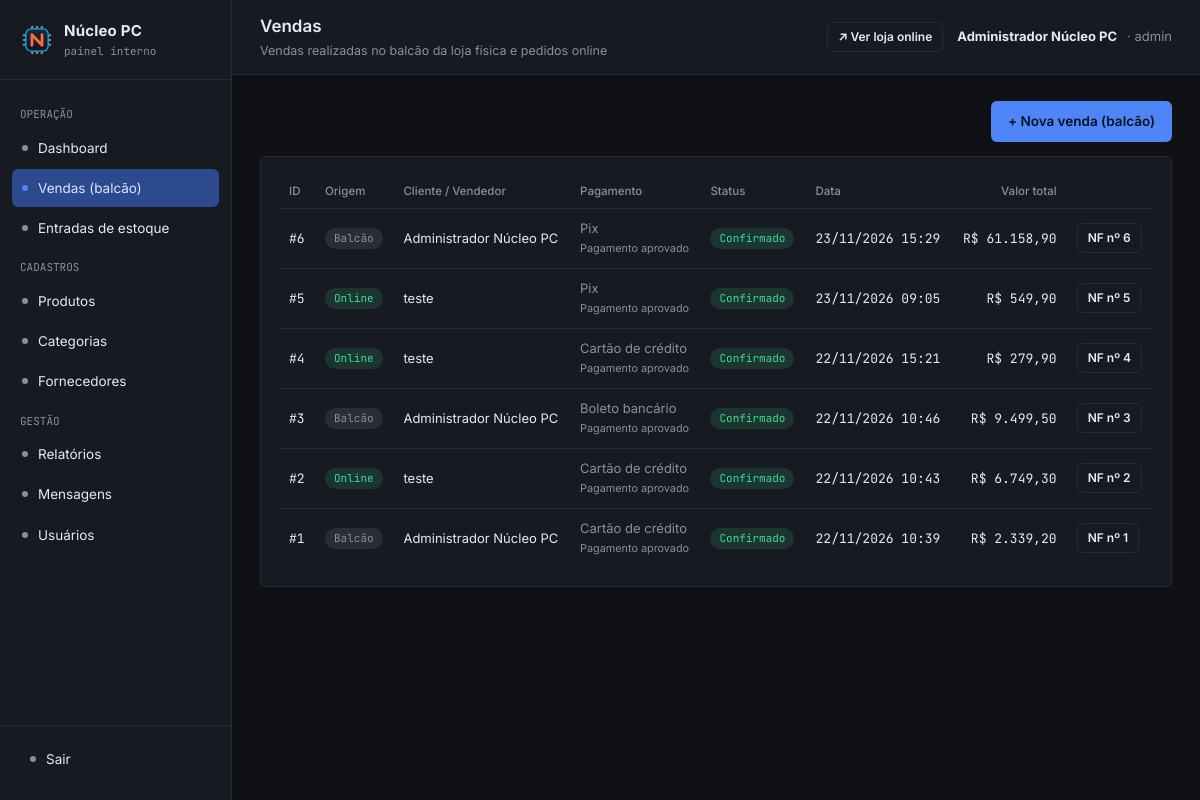
Screenshot of /admin/index.php?url=venda/index (signed in) with the database file from the repository.
### tables this page shows
CREATE TABLE `pedidos` (
  `id` int(11) NOT NULL,
  `cliente_id` int(11) DEFAULT NULL,
  `usuario_id` int(11) DEFAULT NULL,
  `origem` enum('loja_fisica','online') NOT NULL COMMENT 'RN04',
  `status` enum('aguardando_pagamento','confirmado','enviado','entregue','cancelado') NOT NULL DEFAULT 'confirmado',
  `valor_total` decimal(10,2) NOT NULL DEFAULT 0.00,
  `endereco_entrega` varchar(255) DEFAULT NULL,
  `forma_pagamento` enum('pix','cartao_credito','cartao_debito','boleto') NOT NULL COMMENT 'RF17 - forma escolhida no checkout',
  `preferencia_id` varchar(60) DEFAULT NULL,
  `pagamento_id` varchar(60) DEFAULT NULL COMMENT 'ID representativo: codigo Pix copia e cola / linha digitavel boleto / id transacao cartao',
  `pagamento_status` varchar(30) DEFAULT 'aguardando_pagamento' COMMENT 'RN09: aguardando_pagamento, aprovado, recusado, confirmado_manual_admin, cancelado_expirado',
  `data_pedido` datetime DEFAULT current_timestamp(),
  `pagamento_expira_em` datetime DEFAULT NULL COMMENT 'RN10 - prazo de validade da forma de pagamento',
  `pagamento_codigo_pix` text DEFAULT NULL COMMENT 'Pix copia e cola BR Code - RF18',
  `pagamento_qr_code` text DEFAULT NULL COMMENT 'Payload Pix para gerar QR Code',
  `pagamento_boleto_linha` varchar(100) DEFAULT NULL COMMENT 'Linha digitável do boleto - RF18',
  `pagamento_boleto_barra` varchar(100) DEFAULT NULL COMMENT 'Codigo de barras do boleto'
);

CREATE TABLE `usuarios` (
  `id` int(11) NOT NULL,
  `nome` varchar(100) NOT NULL,
  `email` varchar(150) NOT NULL,
  `senha` varchar(255) NOT NULL,
  `tipo` enum('admin','vendedor') NOT NULL DEFAULT 'vendedor',
  `ativo` tinyint(1) NOT NULL DEFAULT 1,
  `reset_token` varchar(64) DEFAULT NULL,
  `reset_token_expira` datetime DEFAULT NULL,
  `criado_em` datetime DEFAULT current_timestamp()
);

CREATE TABLE `notas_fiscais` (
  `id` int(11) NOT NULL,
  `pedido_id` int(11) NOT NULL,
  `numero` int(11) NOT NULL,
  `serie` int(11) NOT NULL DEFAULT 1,
  `data_emissao` datetime DEFAULT current_timestamp(),
  `valor_total` decimal(10,2) NOT NULL
);

CREATE TABLE `clientes` (
  `id` int(11) NOT NULL,
  `nome` varchar(100) NOT NULL,
  `email` varchar(150) NOT NULL,
  `senha` varchar(255) NOT NULL,
  `cpf` varchar(14) DEFAULT NULL,
  `telefone` varchar(20) DEFAULT NULL,
  `cep` varchar(9) DEFAULT NULL,
  `endereco` varchar(200) DEFAULT NULL,
  `numero` varchar(10) DEFAULT NULL,
  `complemento` varchar(100) DEFAULT NULL,
  `bairro` varchar(100) DEFAULT NULL,
  `cidade` varchar(100) DEFAULT NULL,
  `uf` char(2) DEFAULT NULL,
  `reset_token` varchar(64) DEFAULT NULL,
  `reset_token_expira` datetime DEFAULT NULL,
  `criado_em` datetime DEFAULT current_timestamp()
);

### admin/controllers/VendaController.php (called while the page is built, shortened)
<?php
class VendaController extends Controller
{
    public function index(): void
    {
        $pedidoModel = $this->model('Pedido');
        $pedidoModel->expirarPendentes();
        $this->view('vendas/index', [
            'vendas' => $pedidoModel->listarRecentes(20),
        ]);
    }
}

### admin/core/App.php (called while the page is built, shortened)
<?php
class App
{
    protected string $method = 'index';
    public function __construct()
    {
        $url = $this->parseUrl();
        if (!empty($url[0])) {
            $controllerName = ucfirst(strtolower($url[0])) . 'Controller';
            if (file_exists(__DIR__ . '/../controllers/' . $controllerName . '.php')) {
                unset($url[0]);
            }
        }
        $controllerObj = new $this->controller();
        if (!empty($url[1])) {
            if (is_callable([$controllerObj, $url[1]])) {
                $this->method = $url[1];
                unset($url[1]);
            }
        }
        $this->params = $url ? array_values($url) : [];
        call_user_func_array([$controllerObj, $this->method], $this->params);
    }
    private function parseUrl(): array
    {
        if (isset($_GET['url'])) {
            $url = rtrim($_GET['url'], '/');
            $url = filter_var($url, FILTER_SANITIZE_URL);
            return explode('/', $url);
        }
        return [];
    }
}

### admin/index.php (called while the page is built, shortened)
<?php
require_once __DIR__ . '/core/App.php';
new App();

### admin/models/Pedido.php (called while the page is built, shortened)
<?php
require_once __DIR__ . '/../config/Database.php';
class Pedido
{
    private PDO $db;
    public function __construct()
    {
        $this->db = Database::getConnection();
    }
    public function listarRecentes(int $limite = 20): array
    {
        $sql = <<<'SQL'
            SELECT
                p.*,
                c.nome AS cliente_nome,
                u.nome AS vendedor_nome,
                v.forma_nome,
                v.status_real,
                v.minutos_restantes,
                nf.numero AS nf_numero
            FROM pedidos p
            LEFT JOIN clientes c ON c.id = p.cliente_id
            LEFT JOIN usuarios u ON u.id = p.usuario_id
            LEFT JOIN (
                SELECT
                    p2.id,
                    f.nome AS forma_nome,
                    CASE
                        WHEN p2.status = 'aguardando_pagamento'
                            AND p2.pagamento_expira_em IS NOT NULL
                            AND p2.pagamento_expira_em < CURRENT_TIMESTAMP()
                        THEN 'cancelado'
                        ELSE p2.status
                    END AS status_real,
                    CASE
                        WHEN p2.status = 'aguardando_pagamento'
                            AND p2.pagamento_expira_em IS NOT NULL
                        THEN GREATEST(
                            0,
                            TIMESTAMPDIFF(
                                MINUTE,
                                CURRENT_TIMESTAMP(),
                                p2.pagamento_expira_em
                            )
                        )
                        ELSE NULL
                    END AS minutos_restantes
                FROM pedidos p2
                LEFT JOIN formas_pagamento_config f
                    ON f.codigo = p2.forma_pagamento
            ) v ON v.id = p.id
            LEFT JOIN notas_fiscais nf ON nf.pedido_id = p.id
            ORDER BY p.id DESC
            LIMIT :limite
        SQL;
        $stmt = $this->db->prepare($sql);
        $stmt->bindValue('limite', $limite, PDO::PARAM_INT);
        $stmt->execute();
        return $stmt->fetchAll();
    }
}

### admin/config/Database.php (called while the page is built, shortened)
<?php
class Database
{
    private static ?PDO $instance = null;
    public static function getConnection(): PDO
    {
        if (self::$instance === null) {
            $dsn = 'mysql:host=' . self::HOST . ';dbname=' . self::DBNAME . ';charset=' . self::CHARSET;
            try {
                self::$instance = new PDO($dsn, self::USER, self::PASS, [
                    PDO::ATTR_ERRMODE            => PDO::ERRMODE_EXCEPTION,
                    PDO::ATTR_DEFAULT_FETCH_MODE => PDO::FETCH_ASSOC,
                    PDO::ATTR_EMULATE_PREPARES   => false,
                ]);
            } catch (PDOException $e) {
                die('Erro de conexão com o banco de dados: ' . $e->getMessage());
            }
        }
        return self::$instance;
    }
}

### admin/views/vendas/index.php (the view, shortened to what this page needs)
<?php
require_once __DIR__ . '/../../models/Pedido.php';
require __DIR__ . '/../layout/header.php';
$rotuloPagamento = fn (?string $f) => Pedido::FORMAS_PAGAMENTO[$f ?? ''] ?? ($f ?: '—');
$rotuloPagStatus = fn (?string $s) => Pedido::ROTULO_PAGAMENTO_STATUS[$s ?? ''] ?? ($s ?: '—');
$statusInfo = [
  'confirmado'           => ['badge-ok', 'Confirmado'],
  'aguardando_pagamento' => ['badge-warn', 'Aguardando pagamento'],
  'cancelado'            => ['badge-off', 'Cancelado'],
  'enviado'              => ['badge-ok', 'Enviado'],
  'entregue'             => ['badge-ok', 'Entregue'],
];
?>
<div style="display:flex; justify-content:flex-end; margin-bottom:14px;">
  <a href="index.php?url=venda/nova" class="btn btn-primary">+ Nova venda (balcão)</a>
</div>
<div class="card">
  <table>
    <thead>
      <tr><th>ID</th><th>Origem</th><th>Cliente / Vendedor</th><th>Pagamento</th><th>Status</th><th>Data</th><th class="text-right">Valor total</th><th></th></tr>
    </thead>
    <tbody>
      <?php if (empty($vendas)): ?>
        <tr><td colspan="8" class="text-muted">Nenhuma venda registrada.</td></tr>
      <?php else: foreach ($vendas as $v): ?>
        <?php [$badge, $label] = $statusInfo[$v['status']] ?? ['badge-off', $v['status']]; ?>
        <tr>
          <td class="mono">#<?= $v['id'] ?></td>
          <td><span class="badge <?= $v['origem'] === 'online' ? 'badge-ok' : 'badge-off' ?>"><?= $v['origem'] === 'online' ? 'Online' : 'Balcão' ?></span></td>
          <td><?= htmlspecialchars($v['cliente_nome'] ?? $v['vendedor_nome'] ?? 'Cliente Balcão') ?></td>
          <td class="text-muted">
            <?= htmlspecialchars($rotuloPagamento($v['forma_pagamento'])) ?><br>
            <small><?= htmlspecialchars($rotuloPagStatus($v['pagamento_status'])) ?></small>
          </td>
          <td><span class="badge <?= $badge ?>"><?= $label ?></span></td>
          <td class="mono"><?= date('d/m/Y H:i', strtotime($v['data_pedido'])) ?></td>
          <td class="text-right mono">R$ <?= number_format($v['valor_total'], 2, ',', '.') ?></td>
          <td>
            <div class="row-actions">
              <?php if ($v['status'] === 'confirmado'): ?>
                <a class="btn btn-ghost btn-sm" href="index.php?url=venda/notaFiscal/<?= $v['id'] ?>"><?= $v['nf_numero'] ? 'NF nº ' . (int) $v['nf_numero'] : 'Emitir NF' ?></a>
              <?php else: ?>
                <span class="text-muted" style="font-size:12px;">—</span>
              <?php endif; ?>
            </div>
          </td>
        </tr>
      <?php endforeach; endif; ?>
    </tbody>
  </table>
</div>
<?php require __DIR__ . '/../layout/footer.php'; ?>

### admin/assets/css/admin.css (style rules this page uses)
:root { --bg: #0F1115; --panel: #171A21; --panel-2: #1D212B; --border: #262B35; --text: #E7EAF0; --muted: #8890A0; --accent: #4F86F7; --accent-dim: #2E4A8F; --warn: #F2A93B; --danger: #F1495B; --success: #3DDC97; --radius: 6px; --mono: 'JetBrains Mono', 'Consolas', monospace; --sans: 'Inter', 'Segoe UI', sans-serif; }
* { box-sizing: border-box; }
body { margin: 0; background: var(--bg); color: var(--text); font-family: var(--sans); font-size: 14px; line-height: 1.5; }
a { color: var(--accent); text-decoration: none; }
.card { background: var(--panel); border: 1px solid var(--border); border-radius: var(--radius); padding: 18px; }
table { width: 100%; border-collapse: collapse; font-size: 13px; }
thead th { text-align: left; color: var(--muted); font-weight: 500; font-size: 11.5px; padding: 8px 10px; border-bottom: 1px solid var(--border); }
tbody td { padding: 10px; border-bottom: 1px solid var(--border); }
tbody tr:last-child td { border-bottom: none; }
.mono { font-family: var(--mono); }
.text-muted { color: var(--muted); }
.text-right { text-align: right; }
.badge { display: inline-block; padding: 2px 9px; border-radius: 100px; font-size: 11px; font-family: var(--mono); }
.badge-ok { background: rgba(61,220,151,.14); color: var(--success); }
.badge-off { background: rgba(136,144,160,.16); color: var(--muted); }
.btn { display: inline-flex; align-items: center; gap: 6px; padding: 9px 16px; border-radius: var(--radius); border: 1px solid transparent; font-size: 13.5px; font-weight: 600; cursor: pointer; font-family: var(--sans); }
.btn-primary { background: var(--accent); color: #06101F; }
.btn-ghost { background: transparent; border-color: var(--border); color: var(--text); }
.btn-sm { padding: 5px 10px; font-size: 12px; }
.row-actions { display: flex; gap: 6px; }

### rows the page displays
pedidos: id "6", origem "Balcão", usuario.nome "Administrador Núcleo PC", forma_pagamento "Pix", pagamento_status "Pagamento aprovado", label "Confirmado", data_pedido "23/11/2026 15:29", valor_total "61.158,90", notas_fiscais.numero "6"
pedidos: id "5", origem "Online", cliente.nome "teste", forma_pagamento "Pix", pagamento_status "Pagamento aprovado", label "Confirmado", data_pedido "23/11/2026 09:05", valor_total "549,90", notas_fiscais.numero "5"
pedidos: id "4", origem "Online", cliente.nome "teste", forma_pagamento "Cartão de crédito", pagamento_status "Pagamento aprovado", label "Confirmado", data_pedido "22/11/2026 15:21", valor_total "279,90", notas_fiscais.numero "4"
pedidos: id "3", origem "Balcão", usuario.nome "Administrador Núcleo PC", forma_pagamento "Boleto bancário", pagamento_status "Pagamento aprovado", label "Confirmado", data_pedido "22/11/2026 10:46", valor_total "9.499,50", notas_fiscais.numero "3"
pedidos: id "2", origem "Online", cliente.nome "teste", forma_pagamento "Cartão de crédito", pagamento_status "Pagamento aprovado", label "Confirmado", data_pedido "22/11/2026 10:43", valor_total "6.749,30", notas_fiscais.numero "2"
pedidos: id "1", origem "Balcão", usuario.nome "Administrador Núcleo PC", forma_pagamento "Cartão de crédito", pagamento_status "Pagamento aprovado", label "Confirmado", data_pedido "22/11/2026 10:39", valor_total "2.339,20", notas_fiscais.numero "1"

### other values shown
$tituloPagina "Vendas"
$subtituloPagina "Vendas realizadas no balcão da loja física e pedidos online"
$_SESSION['usuario_nome'] "Administrador Núcleo PC"
$_SESSION['usuario_tipo'] "admin"
